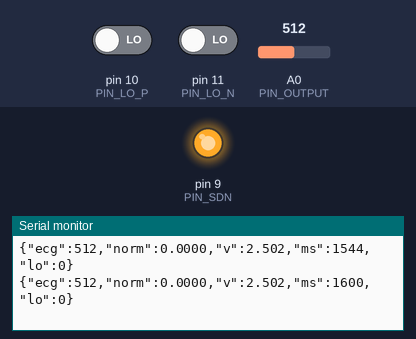
A sketch run on a simulated Arduino Uno, built with avr-gcc and run on an emulated ATmega328P. Parts: output pins drawn as LEDs (lit = HIGH), the last lines printed to the serial monitor. The test bench sets the inputs (shaded band); at power-on: A0 (PIN_OUTPUT) = 512, pin 10 (PIN_LO_P) LOW, pin 11 (PIN_LO_N) LOW.

Above: at 1.7 s.
1.8 s: A0 (PIN_OUTPUT) set to 981
At 1.85 s:
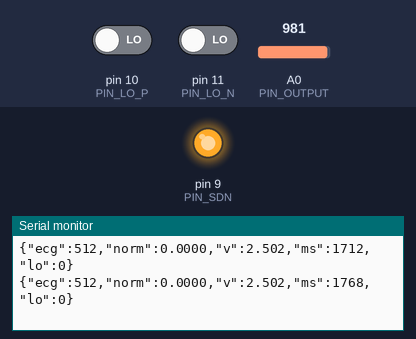
4.8 s: A0 (PIN_OUTPUT) set to 1012
At 4.82 s:
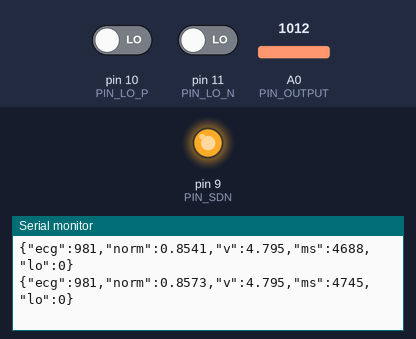
Timing chart, 0 to 7.8 s (numbered marks = the images above; inputs shaded):
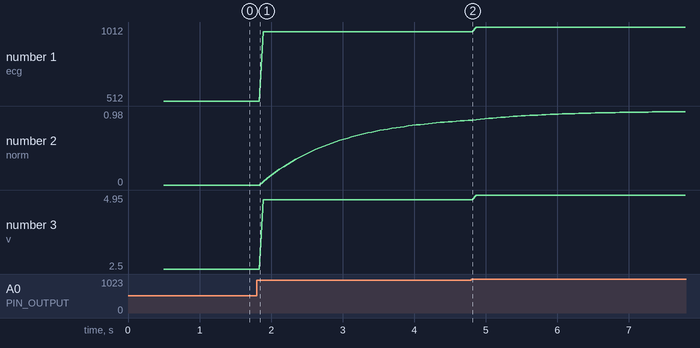

Measured:
- plotted number 1: 512 → 981 after the input at 1.8 s
- plotted number 2: 0 → 0.85 after the input at 1.8 s
- plotted number 3: 2.5 → 4.79 after the input at 1.8 s

The sketch:

sensor.ino
```cpp
// ─────────────────────────────────────────────────────────
// Phantom Rehab — Arduino Sketch for AD8232 ECG/EMG module
//
// Wiring:
//   AD8232 GND    → Arduino GND
//   AD8232 3.3V   → Arduino 3.3V
//   AD8232 OUTPUT → Arduino A0
//   AD8232 LO-    → Arduino D11
//   AD8232 LO+    → Arduino D10
//   AD8232 SDN    → Arduino D9
//
// Output: JSON over Serial at 9600 baud, 50 Hz
//   {"ecg":512,"norm":0.5005,"v":2.500,"ms":4230,"lo":0}
//   lo=0 → electrodes OK
//   lo=1 → electrodes detached (leads-off detected)
// ─────────────────────────────────────────────────────────

const int PIN_OUTPUT = A0;   // AD8232 analog signal
const int PIN_LO_P  = 10;   // LO+ leads-off detect
const int PIN_LO_N  = 11;   // LO- leads-off detect
const int PIN_SDN   = 9;    // Shutdown (HIGH = module ON)

const int   SAMPLE_MS = 20;  // 50 Hz
const int   BAUD_RATE = 9600;

// EMG envelope — smoothed peak for norm calculation
// Adjust ALPHA for more/less smoothing (0.0–1.0)
const float ALPHA      = 0.05f;   // low = very smooth
const float ALPHA_FALL = 0.01f;   // peak envelope decay

float envelope = 0.0f;
unsigned long lastSample = 0;

void setup() {
  Serial.begin(BAUD_RATE);
  while (!Serial) {}

  pinMode(PIN_LO_P, INPUT);
  pinMode(PIN_LO_N, INPUT);
  pinMode(PIN_SDN,  OUTPUT);

  digitalWrite(PIN_SDN, HIGH);  // Wake up AD8232 (active HIGH)

  delay(500);  // Let AD8232 settle
}

void loop() {
  unsigned long now = millis();
  if (now - lastSample < SAMPLE_MS) return;
  lastSample = now;

  // ── Leads-off detection ───────────────────────────────
  bool leadsOff = (digitalRead(PIN_LO_P) == HIGH) ||
                  (digitalRead(PIN_LO_N) == HIGH);

  if (leadsOff) {
    // Electrodes detached — send zeroed packet with lo=1
    Serial.println(F("{\"ecg\":0,\"norm\":0.0000,\"v\":0.000,\"ms\":0,\"lo\":1}"));
    envelope = 0.0f;
    return;
  }

  // ── Read AD8232 output ────────────────────────────────
  int   raw     = analogRead(PIN_OUTPUT);        // 0–1023
  float voltage = raw * (5.0f / 1023.0f);        // 0–5 V

  // ── EMG envelope (peak-hold with slow decay) ──────────
  // Gives a stable 0–1 "effort" value the games can use
  float centred = abs(raw - 512);               // distance from midpoint
  float instant = centred / 511.0f;             // 0.0–1.0 raw effort

  if (instant > envelope)
    envelope = envelope * (1.0f - ALPHA) + instant * ALPHA;
  else
    envelope *= (1.0f - ALPHA_FALL);            // slow decay

  envelope = constrain(envelope, 0.0f, 1.0f);

  // ── JSON output ───────────────────────────────────────
  Serial.print(F("{\"ecg\":"));
  Serial.print(raw);
  Serial.print(F(",\"norm\":"));
  Serial.print(envelope, 4);
  Serial.print(F(",\"v\":"));
  Serial.print(voltage, 3);
  Serial.print(F(",\"ms\":"));
  Serial.print(now);
  Serial.println(F(",\"lo\":0}"));
}
```
